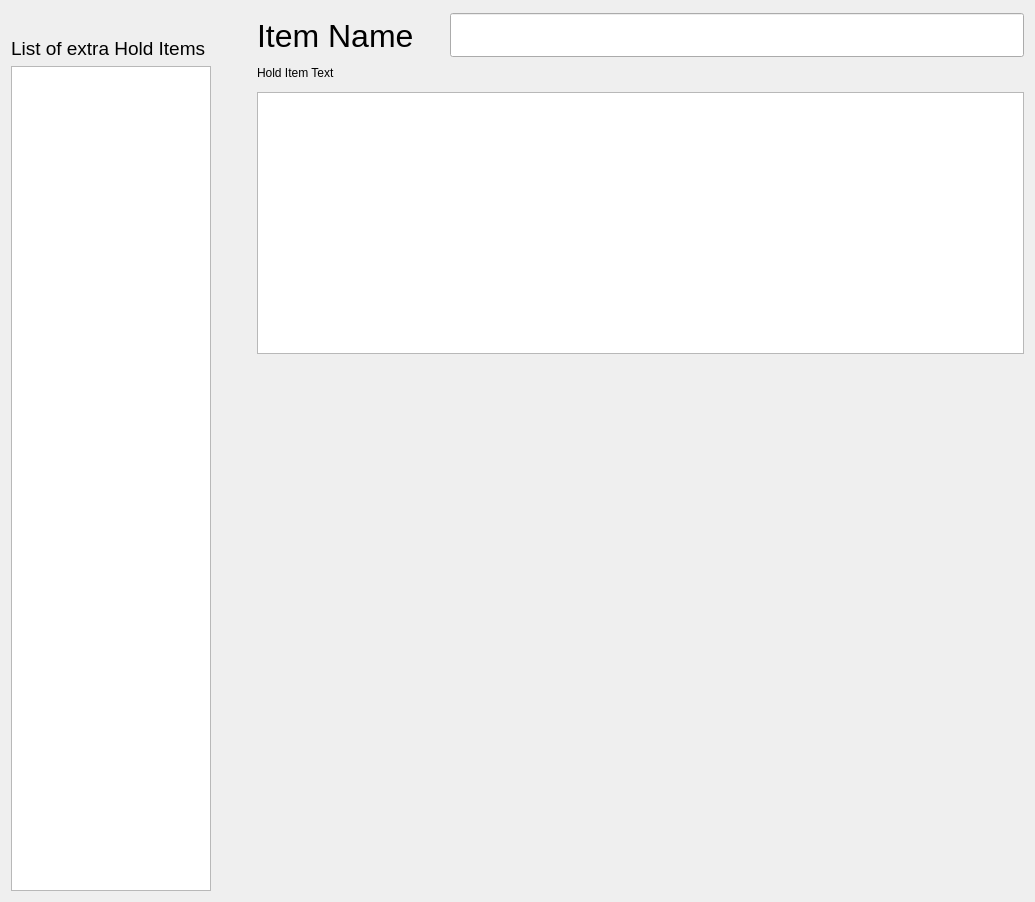
<?xml version="1.0" encoding="UTF-8"?>
<ui version="4.0">
 <class>Form</class>
 <widget class="QWidget" name="Form">
  <property name="geometry">
   <rect>
    <x>0</x>
    <y>0</y>
    <width>1035</width>
    <height>902</height>
   </rect>
  </property>
  <property name="windowTitle">
   <string>Form</string>
  </property>
  <layout class="QHBoxLayout" name="horizontalLayout">
   <item>
    <layout class="QGridLayout" name="gridLayout_7">
     <item row="4" column="0" rowspan="5">
      <widget class="QListWidget" name="list_items">
       <property name="minimumSize">
        <size>
         <width>175</width>
         <height>500</height>
        </size>
       </property>
       <property name="maximumSize">
        <size>
         <width>200</width>
         <height>16777215</height>
        </size>
       </property>
      </widget>
     </item>
     <item row="7" column="2">
      <spacer name="verticalSpacer_4">
       <property name="orientation">
        <enum>Qt::Vertical</enum>
       </property>
       <property name="sizeHint" stdset="0">
        <size>
         <width>20</width>
         <height>40</height>
        </size>
       </property>
      </spacer>
     </item>
     <item row="8" column="2">
      <spacer name="verticalSpacer_3">
       <property name="orientation">
        <enum>Qt::Vertical</enum>
       </property>
       <property name="sizeHint" stdset="0">
        <size>
         <width>20</width>
         <height>40</height>
        </size>
       </property>
      </spacer>
     </item>
     <item row="3" column="0">
      <widget class="QLabel" name="label_45">
       <property name="font">
        <font>
         <pointsize>14</pointsize>
        </font>
       </property>
       <property name="text">
        <string>List of extra Hold Items</string>
       </property>
      </widget>
     </item>
     <item row="4" column="2">
      <widget class="QLabel" name="label_48">
       <property name="text">
        <string>Hold Item Text</string>
       </property>
      </widget>
     </item>
     <item row="6" column="2" colspan="4">
      <widget class="QTextEdit" name="item_entry"/>
     </item>
     <item row="2" column="0">
      <spacer name="verticalSpacer_5">
       <property name="orientation">
        <enum>Qt::Vertical</enum>
       </property>
       <property name="sizeType">
        <enum>QSizePolicy::Preferred</enum>
       </property>
       <property name="sizeHint" stdset="0">
        <size>
         <width>20</width>
         <height>0</height>
        </size>
       </property>
      </spacer>
     </item>
     <item row="2" column="2" rowspan="2">
      <widget class="QLabel" name="label_47">
       <property name="font">
        <font>
         <pointsize>24</pointsize>
        </font>
       </property>
       <property name="text">
        <string>Item Name</string>
       </property>
      </widget>
     </item>
     <item row="2" column="3" rowspan="2" colspan="3">
      <widget class="QLineEdit" name="item_name">
       <property name="font">
        <font>
         <pointsize>24</pointsize>
        </font>
       </property>
      </widget>
     </item>
     <item row="2" column="1">
      <spacer name="horizontalSpacer_12">
       <property name="orientation">
        <enum>Qt::Horizontal</enum>
       </property>
       <property name="sizeType">
        <enum>QSizePolicy::Fixed</enum>
       </property>
       <property name="sizeHint" stdset="0">
        <size>
         <width>40</width>
         <height>20</height>
        </size>
       </property>
      </spacer>
     </item>
    </layout>
   </item>
  </layout>
 </widget>
 <tabstops>
  <tabstop>item_name</tabstop>
  <tabstop>item_entry</tabstop>
  <tabstop>list_items</tabstop>
 </tabstops>
 <resources/>
 <connections/>
</ui>
